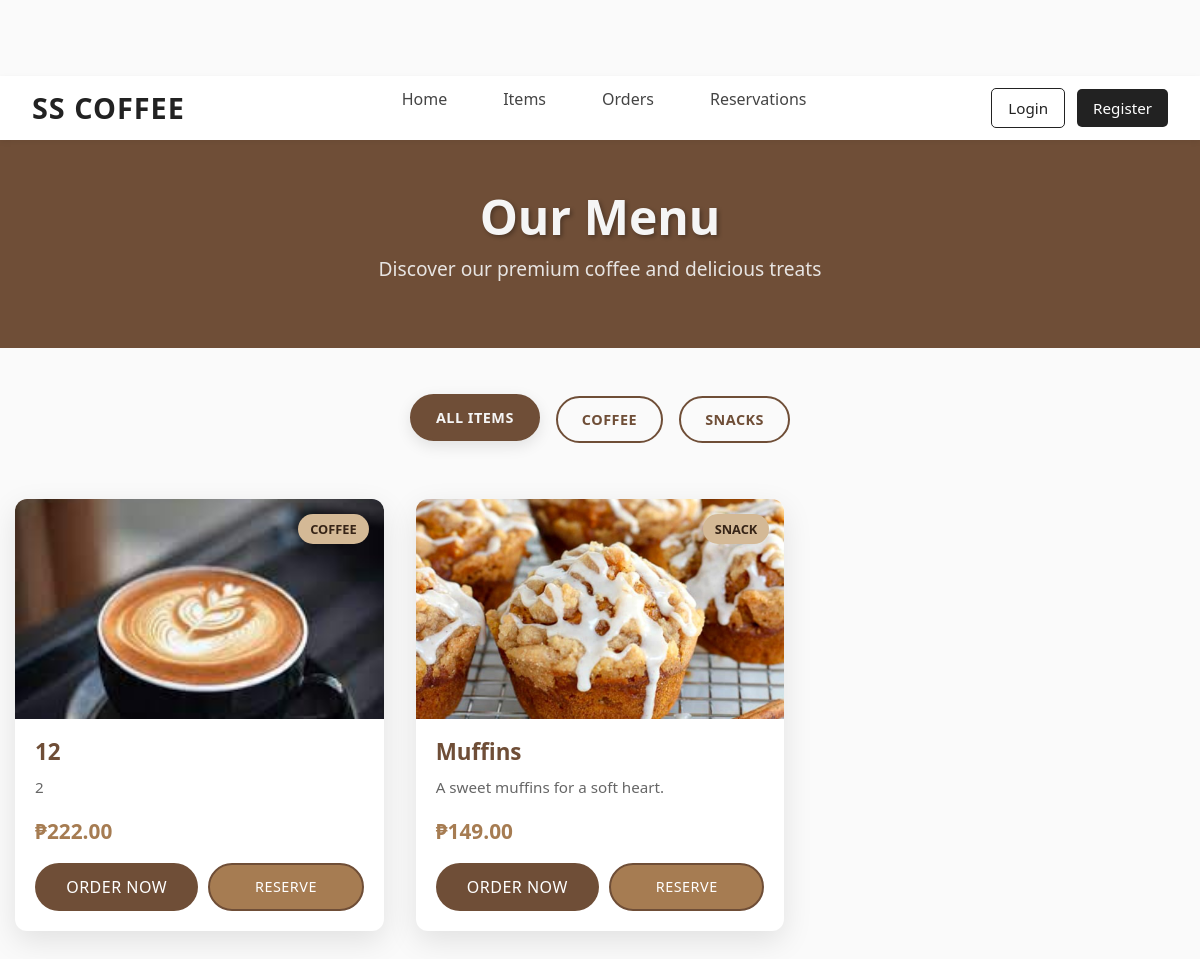
The app's page /items/ with its own data.
### core/models.py (models this page shows, shortened)
class Item(models.Model):
    name = models.CharField(max_length=100)
    description = models.TextField()
    price = models.DecimalField(max_digits=6, decimal_places=2)
    image = models.ImageField(upload_to='items/')
    CATEGORY_CHOICES = [
        ('coffee', 'Coffee'),
        ('snack', 'Snack'),
    ]
    category = models.CharField(max_length=20, choices=CATEGORY_CHOICES)

### core/views.py (the view)
# urls.py: path('items/', views.items_view, name='items'),
def items_view(request):
    items = Item.objects.all()
    current_date = timezone.now().date()
    current_time = timezone.now().time().strftime('%H:%M:%S')
    return render(request, 'items.html', {
        'items': items,
        'current_date': current_date,
        'current_time': current_time
    })

### core/templates/items.html (shortened to what this page needs)
<!DOCTYPE html>
<html lang="en">
<head>
  {% load static %}
  <link href="https://cdn.jsdelivr.net/npm/bootstrap@5.3.0/dist/css/bootstrap.min.css" rel="stylesheet">
  <link rel="stylesheet" href="https://cdnjs.cloudflare.com/ajax/libs/font-awesome/6.4.0/css/all.min.css">
</head>
<body>
  {% include 'navbar.html' %}
  <header class="page-header text-center">
    <div class="container">
      <h1 class="header-title">Our Menu</h1>
      <p class="header-subtitle">Discover our premium coffee and delicious treats</p>
    </div>
  </header>
  <div class="menu-container">
    <div class="menu-categories mb-4">
      <button class="category-btn active" data-filter="all">All Items</button>
      <button class="category-btn" data-filter="coffee">Coffee</button>
      <button class="category-btn" data-filter="snack">Snacks</button>
    </div>
    <div class="menu-grid">
      {% for item in items %}
        <div class="menu-item" data-category="{{ item.category }}">
          <div class="item-image">
            <img src="{{ item.image.url }}" alt="{{ item.name }}">
            <span class="item-category">{{ item.get_category_display }}</span>
          </div>
          <div class="item-body">
            <h3 class="item-title">{{ item.name }}</h3>
            <p class="item-description">{{ item.description }}</p>
            <div class="item-price">₱{{ item.price|floatformat:2 }}</div>
            <div class="item-actions">
              <button class="btn btn-coffee btn-order" onclick="openModal('{{ item.id }}', '{{ item.name }}', '{{ item.price }}')">Order Now</button>
              <button class="btn btn-outline-coffee btn-reserve" onclick="openReserveModal('{{ item.id }}', '{{ item.name }}', '{{ item.price }}')">Reserve</button>
            </div>
          </div>
        </div>
      {% endfor %}
    </div>
  </div>
</body>
</html>

### core/templates/items.html (style rules this page uses)
:root { --primary-color: #6F4E37; --primary-color-light: #8B6B4A; --secondary-color: #A67C52; --accent-color: #D4B996; --text-dark: #2A2A2A; --text-light: #F5F5F5; --bg-light: #F9F5F0; --bg-dark: #362417; --success: #4CAF50; --info: #2196F3; --shadow: 0 10px 30px rgba(0, 0, 0, 0.1); }
body { font-family: 'Poppins', sans-serif; background-color: var(--bg-light); color: var(--text-dark); padding-top: 76px; line-height: 1.6; }
.page-header { background-color: var(--primary-color); color: var(--text-light); padding: 3rem 0; margin-bottom: 3rem; position: relative; overflow: hidden; }
.page-header::before { content: ''; position: absolute; top: 0; left: 0; width: 100%; height: 100%; background-image: url('https://images.unsplash.com/photo-1495474472287-4d71bcdd2085'); background-size: cover; background-position: center; opacity: 0.2; z-index: 0; }
.page-header .container { position: relative; z-index: 1; }
.header-title { font-size: 3rem; font-weight: 700; margin-bottom: 0.5rem; text-shadow: 2px 2px 4px rgba(0, 0, 0, 0.3); }
.header-subtitle { font-size: 1.2rem; opacity: 0.9; }
.menu-categories { display: flex; justify-content: center; flex-wrap: wrap; gap: 1rem; margin-top: 2rem; margin-bottom: 2rem; }
.category-btn { background-color: transparent; border: 2px solid var(--primary-color); color: var(--primary-color); padding: 0.6rem 1.5rem; border-radius: 30px; font-weight: 600; transition: all 0.3s ease; cursor: pointer; font-size: 0.9rem; text-transform: uppercase; letter-spacing: 0.5px; }
.category-btn.active { background-color: var(--primary-color); color: var(--text-light); transform: translateY(-2px); box-shadow: 0 5px 15px rgba(0, 0, 0, 0.1); }
.menu-container { max-width: 1200px; margin: 0 auto; padding: 0 15px; }
.menu-grid { display: grid; grid-template-columns: repeat(auto-fill, minmax(300px, 1fr)); gap: 2rem; padding: 2rem 0; }
.menu-item { background-color: white; border-radius: 12px; overflow: hidden; box-shadow: var(--shadow); transition: transform 0.3s ease, box-shadow 0.3s ease; height: 100%; display: flex; flex-direction: column; }
.item-image { height: 220px; overflow: hidden; position: relative; }
.item-image img { width: 100%; height: 100%; object-fit: cover; transition: transform 0.5s ease; }
.item-category { position: absolute; top: 15px; right: 15px; background-color: var(--accent-color); color: var(--bg-dark); padding: 5px 12px; border-radius: 20px; font-size: 0.8rem; font-weight: 600; text-transform: uppercase; }
.item-body { padding: 20px; flex-grow: 1; display: flex; flex-direction: column; }
.item-title { font-size: 1.4rem; font-weight: 600; margin-bottom: 10px; color: var(--primary-color); }
.item-description { color: #666; font-size: 0.95rem; margin-bottom: 15px; flex-grow: 1; }
.item-price { font-size: 1.3rem; font-weight: 700; color: var(--secondary-color); margin-bottom: 15px; }
.item-actions { display: flex; gap: 10px; }
.btn-coffee { background-color: var(--primary-color); color: var(--text-light); border: none; border-radius: 30px; padding: 10px 20px; font-weight: 500; transition: all 0.3s ease; text-transform: uppercase; letter-spacing: 0.5px; font-size: 0.9rem; }
.btn-outline-coffee { background-color: transparent; color: var(--primary-color); border: 2px solid var(--primary-color); border-radius: 30px; padding: 8px 18px; font-weight: 500; transition: all 0.3s ease; text-transform: uppercase; letter-spacing: 0.5px; font-size: 0.9rem; }
.btn-order { flex: 1; background-color: var(--primary-color); color: white; }
.btn-reserve { flex: 1; background-color: var(--secondary-color); color: white; }

### core/templates/navbar.html (style rules this page uses)
* { box-sizing: border-box; margin: 0; padding: 0; }
body { font-family: 'Segoe UI', Tahoma, Geneva, Verdana, sans-serif; background-color: #fafafa; color: #333; line-height: 1.6; }
.text-center { text-align: center !important; }
.btn-coffee { background-color: #6F4E37; color: #fff; border: none; border-radius: 30px; padding: 0.75rem 1.5rem; font-weight: 500; transition: all 0.3s ease; cursor: pointer; font-size: 1rem; }

### records on screen
Item: image (picture), category "COFFEE", name "12", description "2", price "222.00"
Item: image (picture), category "SNACK", name "Muffins", description "A sweet muffins for a soft heart.", price "149.00"
